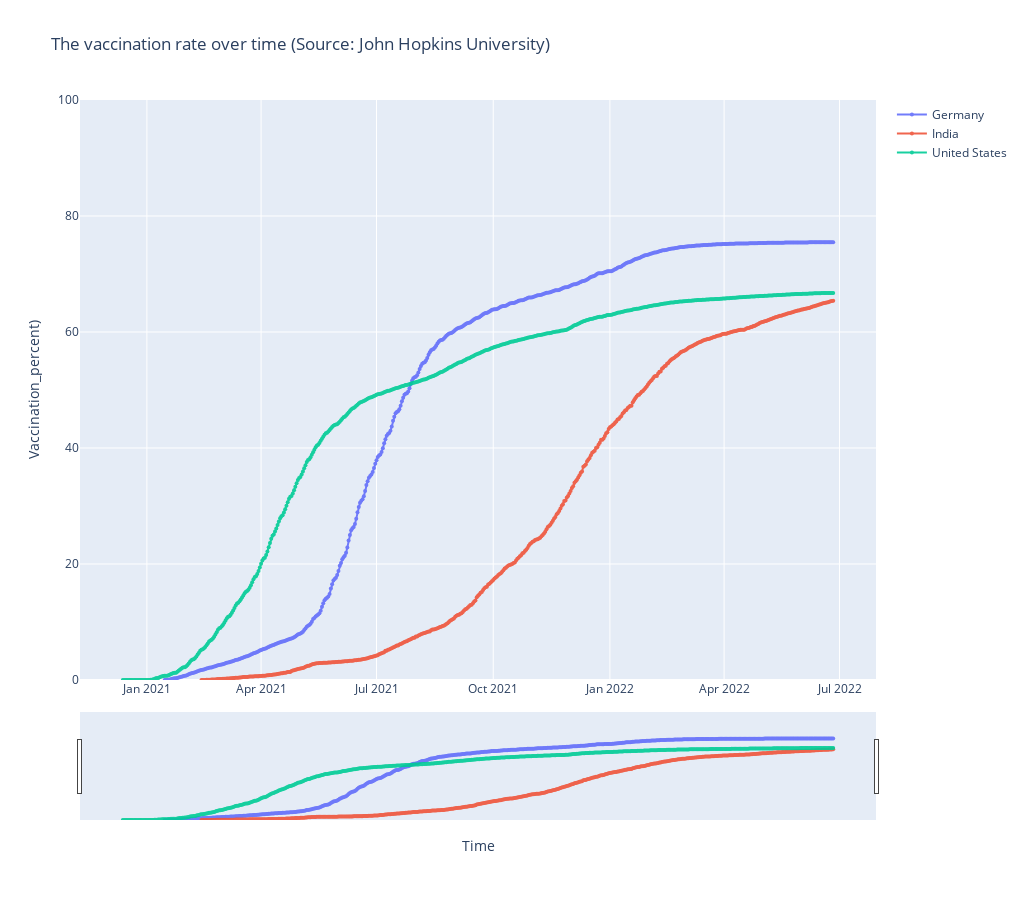

Notebook code for this chart:
### Code cell
country_list = ['Germany', 'India', 'United States']

fig = go.Figure()
##defines how to plot the individual trace
for each in country_list:
    fig.add_trace(go.Scatter(x=pivot.index, 
                                y=pivot.vaccination_percent[each],
                                mode = 'markers + lines',
                                 opacity = 0.9,
                                    line_width = 2,
                                        marker_size = 4,
                                            name = each) )
    
##defines the overall layout properties
fig.update_layout(width = 1024, height = 900, xaxis_title = "Time",
                   yaxis_title = "Vaccination_percent)", title = "The vaccination rate over time (Source: John Hopkins University)")
fig.update_yaxes(range = [0, 100])


fig.update_layout(xaxis_rangeslider_visible=True)
#fig.show(renderer='chrome')
fig.show()

### Figure 1 — Plotly figure (JSON) as saved in the notebook; plotly's stock layout.template omitted (floating-point values rounded to 4 significant figures; data arrays with more than 128 entries replaced by an {"elided": "..."} marker saying what was removed)
{"data": [{"line": {"width": 2}, "marker": {"size": 4}, "mode": "markers+lines", "name": "Germany", "opacity": 0.9, "type": "scatter", "x": {"elided": "561 str values"}, "y": {"elided": "561 float values"}}, {"line": {"width": 2}, "marker": {"size": 4}, "mode": "markers+lines", "name": "India", "opacity": 0.9, "type": "scatter", "x": {"elided": "561 str values"}, "y": {"elided": "561 float values"}}, {"line": {"width": 2}, "marker": {"size": 4}, "mode": "markers+lines", "name": "United States", "opacity": 0.9, "type": "scatter", "x": {"elided": "561 str values"}, "y": {"elided": "561 float values"}}], "layout": {"height": 900, "title": {"text": "The vaccination rate over time (Source: John Hopkins University)"}, "width": 1024, "xaxis": {"rangeslider": {"visible": true}, "title": {"text": "Time"}}, "yaxis": {"range": [0, 100], "title": {"text": "Vaccination_percent)"}}}}
